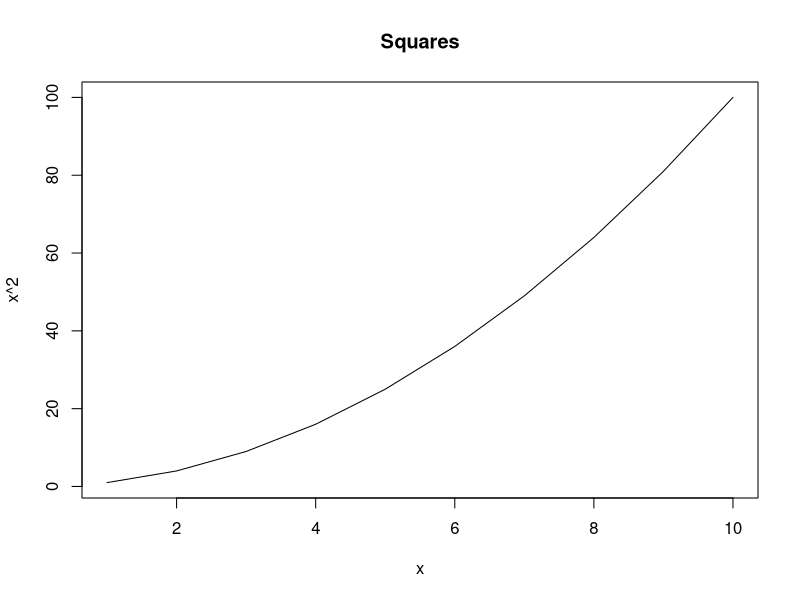

This chart was generated by the following R code:
## ---- chunk 1
5+3
## ---- chunk 2
1+4
## ---- chunk 3
4-5
## ---- chunk 4
7*3
## ---- chunk 5
4/3
## ---- chunk 6
2^3
## ---- chunk 7
11 %% 2
## ---- chunk 8
11 %/% 2
## ---- chunk 9
#Winter 2022
#BIOS 11141 assignment1
#An intro to programming in R
#calculations in R; variables; logical expressions; control flow;

#Task 1.1: find the value of 
print("enter expression here")
## ---- chunk 10
#This is a code chunk
## ---- chunk 11
plotx <- 1:10
ploty <- plotx*plotx
plot(plotx,ploty, type = "l", main = "Squares", xlab = "x", ylab = "x^2")
## ---- chunk 12
x <- 5
## ---- chunk 13
x
## ---- chunk 14
y <- 2 * x
y
## ---- chunk 15
z <- 1
z
## ---- chunk 16
z <- z + 1
z
## ---- chunk 17
z <- z + 1
z
## ---- chunk 18
myVec <- c(10, 20, 30, 40, 50, 60, 70, 80, 90, 100)
myVec
## ---- chunk 19
newVec <- myVec - 9
## ---- chunk 20
str(myVec)
## ---- chunk 21
length(myVec)
## ---- chunk 22
myVec[1]
## ---- chunk 23
myVec[3]
## ---- chunk 24
myVec[6]
## ---- chunk 25
2 == 2
## ---- chunk 26
3 == 4
## ---- chunk 27
2 != 2
## ---- chunk 28
4 >= 1
## ---- chunk 29
2 <= 4
## ---- chunk 30
2 < 4
## ---- chunk 31
3 > 4
## ---- chunk 32
x <- 4
(x > 3) && (x < 5)
## ---- chunk 33
x <- 4
(x > 10) && (x < 5)
## ---- chunk 34
(x > 10) || (x < 5)
## ---- chunk 35
multiplesOfFive <- seq(5, 50, 5) #create a vector of numbers *from* 5, *to* 50, in *steps* of 5
multiplesOfFive
notDivisibleByTen <- multiplesOfFive %% 10 != 0 #x %% y == 0 is asking, "is x evenly divisible by y?"
notDivisibleByTen
## ---- chunk 36
multiplesOfFive[notDivisibleByTen]
## ---- chunk 37
carSpeed <- 65
speedLimit <- 60
if(carSpeed > speedLimit) { 
    print("Give ticket") 
} else { 
    print("Do nothing") 
} 
## ---- chunk 38
if(1) {
    print("a")
} else {
    print("b")
}
## ---- chunk 39
1 * 2
## ---- chunk 40
2 * 2
## ---- chunk 41
3 * 2
## ---- chunk 42
for(i in 1:3) {
  x <-  i + 10
  y <- x * 2
  z <- y^2    
  print(z)
}
## ---- chunk 43
for(i in 1:3) {
  for(j in 1:3) {
      print(j * i)
  }
}
## ---- chunk 44
oranges <- 5
while (oranges > 0) {
    if (oranges > 1) {
        print("Someone just bought one of my oranges!")
        oranges <- oranges -1
        print(paste("I still have ", oranges, "oranges to sell!"))
    } else {
        print("Someone just bought one of my oranges!")
        oranges <- oranges -1
        print("I don't have any oranges to sell, :(!")
    }
}
## ---- chunk 45
#x <- 2  
#while(x <=  5){  
#	print(x + x)  
#}  
## ---- chunk 46
parrot <- function(x) {
    print(x)
}

mime <- function(x) {
    return(x)
}
## ---- chunk 47
parrot(5)

mime(5)
## ---- chunk 48
a <- parrot(5)
b <- mime(5)
## ---- chunk 49
terminatePrematurely <- function(x) {
    return("Oops!")
    
    ## Converts input from decimal to binary
    n <- numeric(floor(log2(x)) + 1)
    while(x > 1){
        exp <- floor(log2(x))
        n[exp + 1] <- 1
        x <- x - 2^exp
    }
    n[1] <- x %% 2
    return(paste0(rev(n), collapse = ""))
}

terminatePrematurely(1089410839856315)
## ---- chunk 50
multipleArgFunction <- function(x, y, z) {  
    return(x * y  + z)
}
## ---- chunk 51
multipleArgFunction(3, 2, 1)  
## ---- chunk 52
multipleArgFunction(1, 2, 3)  
## ---- chunk 53
multipleArgFunction(z = 3, y = 2, x = 1)
## ---- chunk 54
noInputFunc <- function() {
	return("It works!")
}
noInputFunc()
## ---- chunk 55
getSquare <- function(x) {
    return(x^2)
}
Raise4 <- function(x) {
    return(getSquare(getSquare(x)))
}
## ---- chunk 56
3^4 == Raise4(3)
## ---- chunk 57
myVec <- numeric(4)
print(myVec)
for(index in seq_along(myVec)) {
    myVec[index] <- index^2
}
print(myVec)
